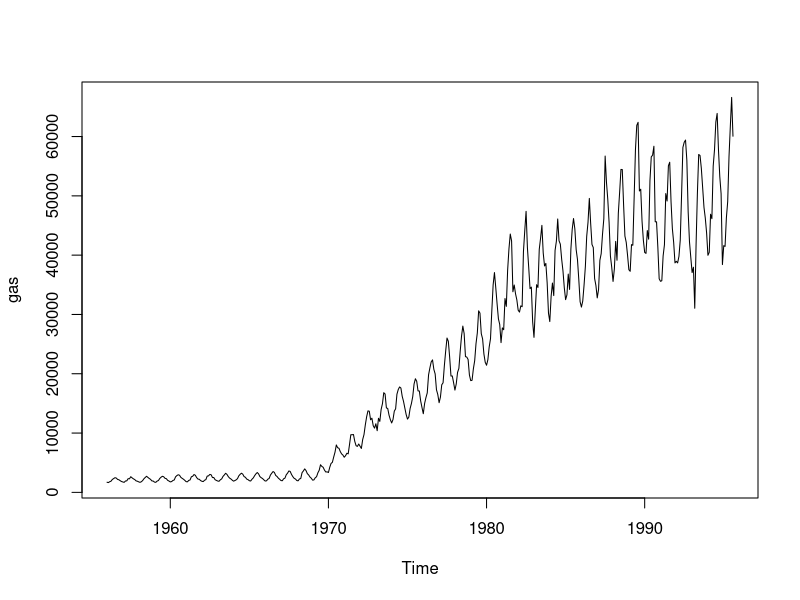
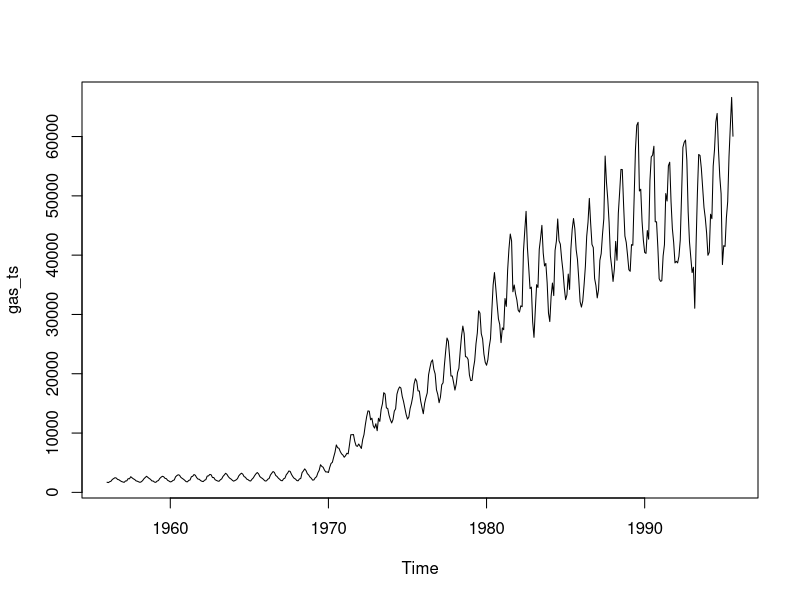
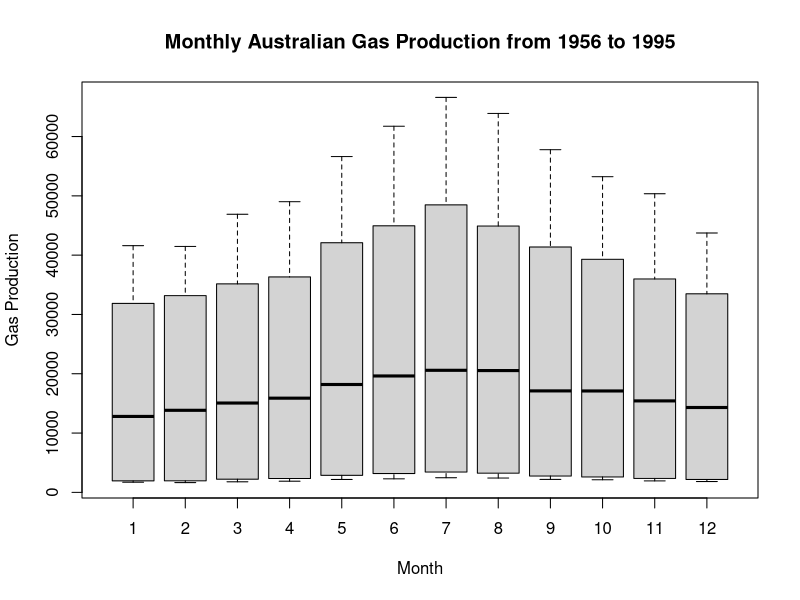
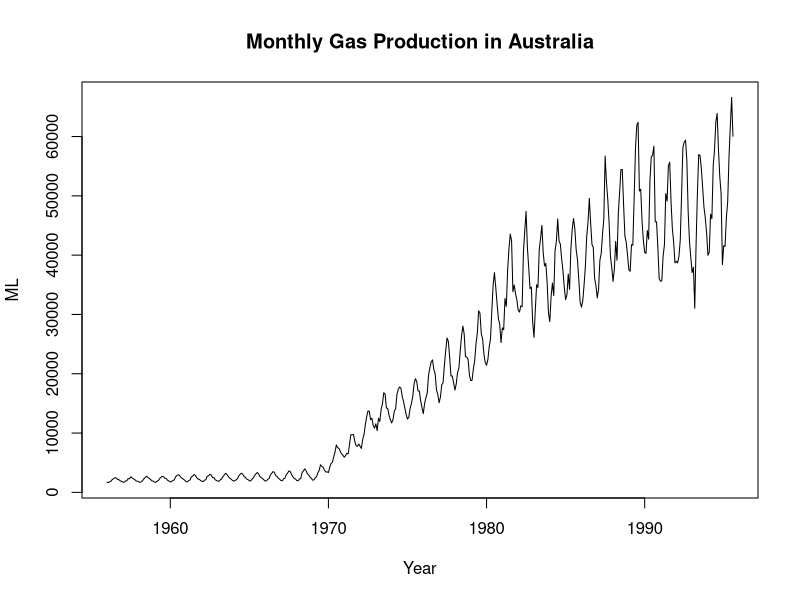
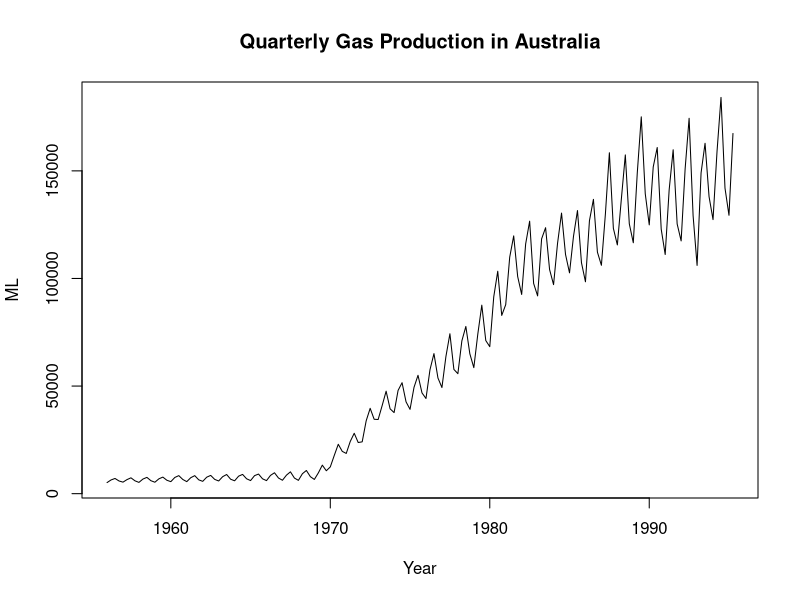
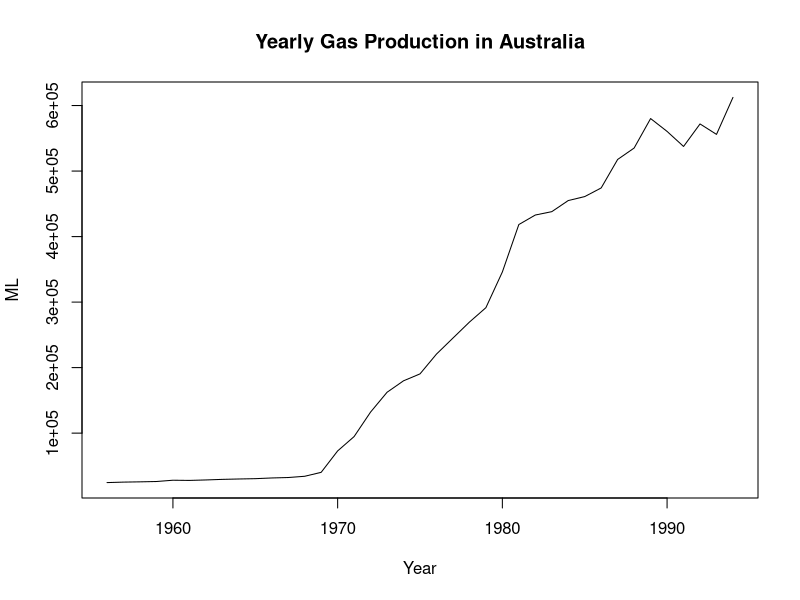
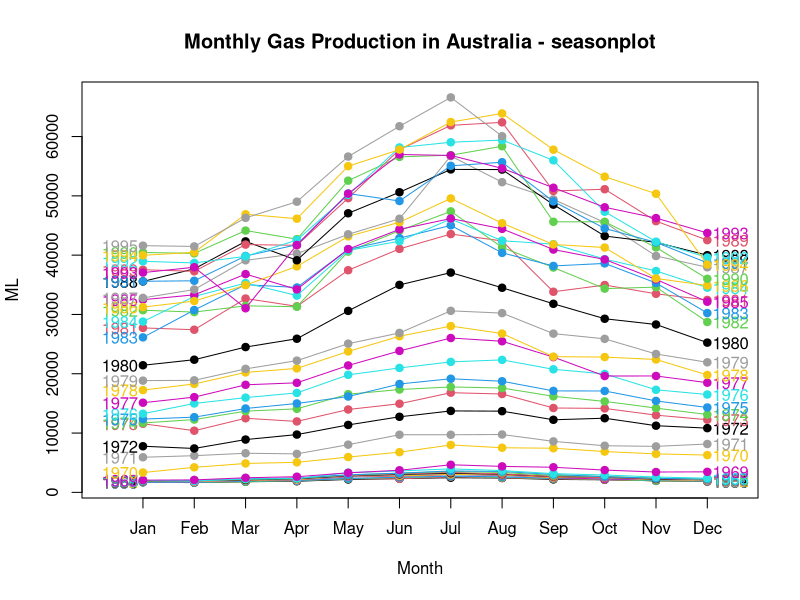
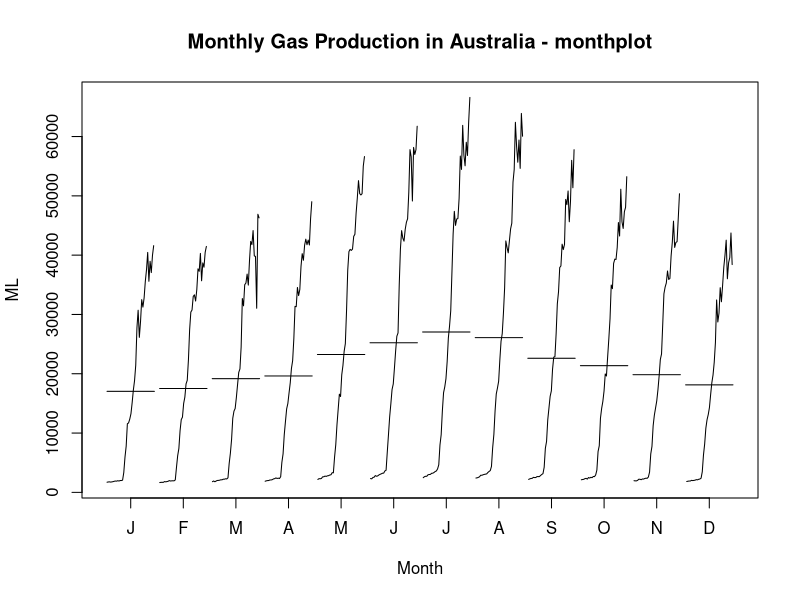

The R source for these figures, in order:
## ---- chunk 1
knitr::opts_chunk$set(echo = TRUE)
## ---- chunk 2
#set working directory
setwd("D:/imp_doc/BABI/Time Series Forcasting/Project")

getwd()

#import library

library(forecast)
library(stats)
library(tseries)
library(ggplot2)
## ---- chunk 3
#View(gas)
plot.ts(gas)

## ---- chunk 4
### Convert this into timeseries object
gas_ts = ts(gas,start = c(1956,1),frequency = 12)

#Plot the data set
plot(gas_ts)

## ---- chunk 5
gas_ts

#Class of the dataset
class(gas_ts)

### To print start of the series
start(gas_ts)

### To print end of the series
end(gas_ts)

### To print frequency of the series
frequency(gas_ts)

cycle(gas_ts)
## ---- chunk 6
summary(gas_ts)

## ---- chunk 7
#Box plot function to see any seasonal effects
boxplot(gas_ts~cycle(gas_ts), xlab = "Month", ylab = "Gas Production", main = "Monthly Australian Gas Production from 1956 to 1995")
## ---- chunk 8
### Aggregation at a Quarter and Year Level
gas_ts_qtr = aggregate(gas_ts, nfrequency=4)
gas_ts_yr = aggregate(gas_ts, nfrequency=1)
## ---- chunk 9
### Plots

plot.ts(gas_ts, main = "Monthly Gas Production in Australia", xlab = "Year", ylab = "ML")

plot.ts(gas_ts_qtr, main = "Quarterly Gas Production in Australia", xlab = "Year", ylab = "ML")

plot.ts(gas_ts_yr, main = "Yearly Gas Production in Australia", xlab = "Year", ylab = "ML")
## ---- chunk 10
### Seasonality Plot for further analysis

seasonplot(gas_ts, year.labels = TRUE, year.labels.left=TRUE, col=1:40, pch=19, main = "Monthly Gas Production in Australia - seasonplot", xlab = "Month", ylab = "ML")

monthplot(gas_ts, main = "Monthly Gas Production in Australia - monthplot", xlab = "Month", ylab = "ML")

## ---- chunk 11
decomp = stl(gas_ts, s.window = "periodic")
plot(decomp)
## ---- chunk 12
# Ho : Non-Stationary 
# Ha : Stationary

adf.test(gas_ts, alternative = "stationary")
## ---- chunk 13
acf(gas_ts) # q = 0,1,2
autoplot(acf(gas_ts,plot=FALSE))+ labs(title="Correlogram of Monthly Australian Gas Production from 1956 to 1995") + theme_classic()
acf(gas_ts, lag.max = 24)
## ---- chunk 14
pacf(gas_ts, lag.max = 24) # p = 1

## ---- chunk 15
deseasonal_gas=seasadj(decomp)
plot(deseasonal_gas)
## ---- chunk 16
adf.test(deseasonal_gas, alternative = "stationary")
de_trend = diff(deseasonal_gas, differences = 1)
plot(de_trend)

## ---- chunk 17
#Re-run the test to see if the series is stationary
adf.test(de_trend, alternative = "stationary")
## ---- chunk 18
Acf(de_trend, main='ACF for Differenced Series') #q = 0, 1, 3,4,5,6,7,9,10,11
Pacf(de_trend, main='PACF for Differenced Series') #p=1, ,2,3,4,5,6,7,8,9,10,12
#d = 1
## ---- chunk 19
gasTStrain = window(deseasonal_gas, start=1956, end=c(1994,8))
gasTStest= window(deseasonal_gas, start=c(1994,9), end=c(1995,8))

## ---- chunk 20
# order : p(pacf)-AR,d(diff order)-I,q(acf)-MA
gasARIMA = arima(gasTStrain, order=c(2,1,4))
gasARIMA
tsdisplay(residuals(gasARIMA), lag.max=15, main='Model Residuals')
## ---- chunk 21
fit<-auto.arima(gasTStrain, seasonal=FALSE)
fit
tsdisplay(residuals(fit), lag.max=15, main='Auto ARIMA Model Residuals')
## ---- chunk 22

Box.test(gasARIMA$residuals)

Box.test(fit$residuals)

## ---- chunk 23
#Without Trend and Seasonality
fcast <- forecast(gasARIMA, h=12)
fcast1 <- forecast(fit, h=12)
plot(fcast)
plot(fcast1)

## ---- chunk 24
# With Trend
fit1<-auto.arima(gas_ts, seasonal=FALSE)
fcast2=forecast(fit1, h=12)
plot(fcast2)

withSeas = fcast2$fitted + decompose(gas_ts)$seasonal
plot(withSeas)

decompose(gas_ts)
## ---- chunk 25
f7=forecast(gasARIMA)
accuracy(f7, gasTStest)

f8=forecast(fit)
accuracy(f8, gasTStest)

